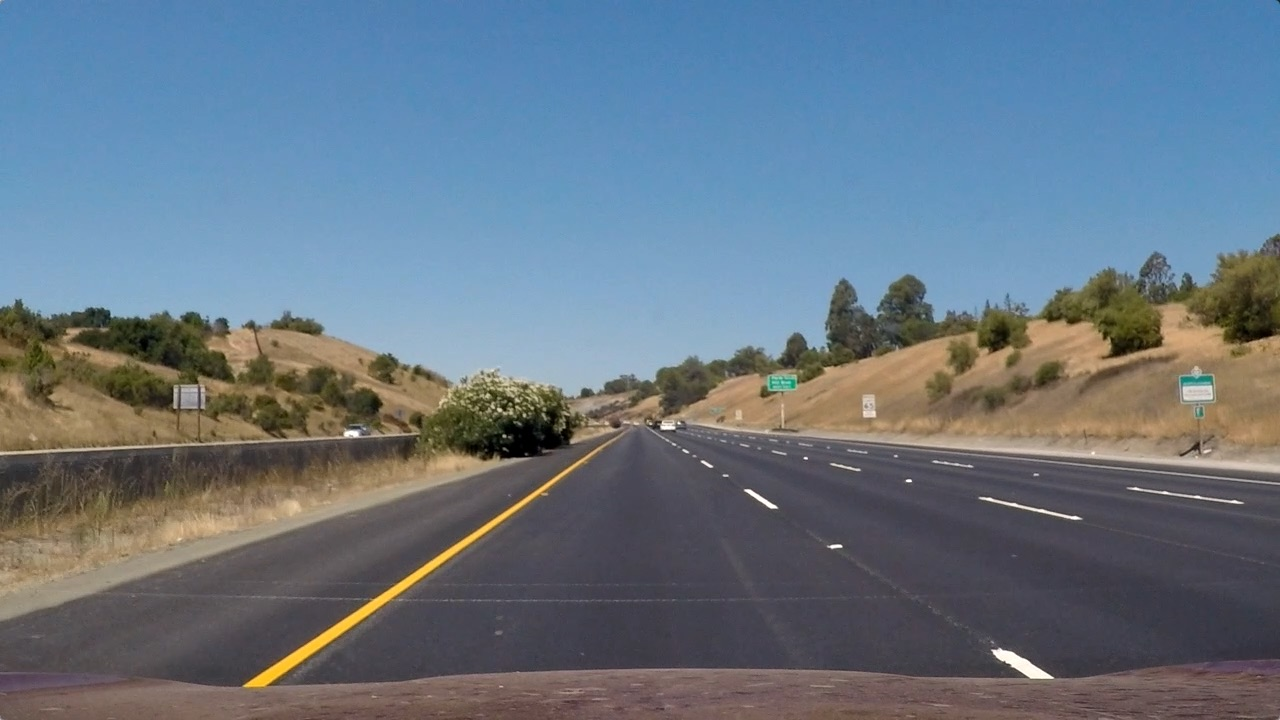
#> input picture test_images/straight_lines1.jpg, 1280 x 720 px; its folder holds only this picture in this run
$ python -i Thresholded_Binary_img.py   (imports and definitions only)
#> lines starting #> are read from the running program, lines starting #| are printed output that depends on the picture; after the words box and inside, x2 and y2 are one past the last pixel; in counts of white or black regions, pixels touching at a corner belong together
import cv2
import numpy as np
import utility_functions as uf


def binary_threshold(img, low, high):
    if len(img.shape) == 2:
        output = np.zeros_like(img)
        mask = (img >= low) & (img <= high)

    elif len(img.shape) == 3:
        output = np.zeros_like(img[:,:,0])
        mask = (img[:,:,0] >= low[0]) & (img[:,:,0] <= high[0]) \
            & (img[:,:,1] >= low[1]) & (img[:,:,1] <= high[1]) \
            & (img[:,:,2] >= low[2]) & (img[:,:,2] <= high[2])

    output[mask] = 1
    return output

def get_binary_image(img, visualise=False):
    """
    Generate a thresholded binary image using transforms from an ensemble of color spaces:
    LAB (Yellow), HSV (Yellow + White), HLS (Yellow + White), RGB (White) and
    Adaptive Thresholding ()
    :param img (ndarray): Warped image
    :param visualise (boolean): Boolean flag for visualisation
    :return (ndarray): Thresholded binary image
    """
#> called with visualise = False

    ### LAB color space
    lab = cv2.cvtColor(img, cv2.COLOR_RGB2LAB)
#> lab: shape (720, 1280, 3); mean of channels 0, 1, 2 124.5, 127.9, 119.8
    L = lab[:,:,0]
    L_max, L_mean = np.max(L), np.mean(L)
#> L_max = 255; L_mean = 124.5
    B = lab[:,:,2]
    B_max, B_mean = np.max(B), np.mean(B)
#> B_max = 209; B_mean = 119.8

    # YELLOW
    L_adapt_yellow = max(80, int(L_max * 0.45))
#> L_adapt_yellow = 114
    B_adapt_yellow =  max(int(B_max * 0.70), int(B_mean * 1.2))
#> B_adapt_yellow = 146
    lab_low_yellow = np.array((L_adapt_yellow, 120, B_adapt_yellow))
#> lab_low_yellow = [114, 120, 146]
    lab_high_yellow = np.array((255, 145, 255))

    lab_yellow = binary_threshold(lab, lab_low_yellow, lab_high_yellow)
    lab_binary =lab_yellow

    ### HSV color space
    hsv = cv2.cvtColor(img, cv2.COLOR_RGB2HSV)
#> hsv: shape (720, 1280, 3); mean H, S, V 85.5, 85, 143.4
    H = hsv[:,:,0]
    H_max, H_mean = np.max(H), np.mean(H)
#> H_max = 179; H_mean = 85.53
    S = hsv[:,:,1]
    S_max, S_mean = np.max(S), np.mean(S)
#> S_max = 255; S_mean = 84.96
    V = hsv[:,:,2]
    V_max, V_mean = np.max(V), np.mean(V)
#> V_max = 255; V_mean = 143.4

    # YELLOW
    S_adapt_yellow =  max(int(S_max * 0.25), int(S_mean * 1.75))
#> S_adapt_yellow = 148
    V_adapt_yellow =  max(50, int(V_mean * 1.25))
#> V_adapt_yellow = 179
    hsv_low_yellow = np.array((15, S_adapt_yellow, V_adapt_yellow))
#> hsv_low_yellow = [15, 148, 179]

    hsv_high_yellow = np.array((30, 255, 255))
    hsv_yellow = binary_threshold(hsv, hsv_low_yellow, hsv_high_yellow)

    # WHITE
    V_adapt_white = max(150, int(V_max * 0.8),int(V_mean * 1.25))
#> V_adapt_white = 204
    hsv_low_white = np.array((0, 0, V_adapt_white))
#> hsv_low_white = [0, 0, 204]
    hsv_high_white = np.array((255, 40, 220))

    hsv_white = binary_threshold(hsv, hsv_low_white, hsv_high_white)

    hsv_binary = hsv_yellow | hsv_white
#> hsv_binary: shape (720, 1280); values 0 (black) and 1 (white), 0.45% white; 192 white regions (184 under 20 px), largest, box (x1, y1, x2, y2) and area: (246, 508, 516, 688) 2717, (1138, 458, 1280, 471) 467, (975, 448, 1115, 458) 285

    ### HLS color space
    hls = cv2.cvtColor(img, cv2.COLOR_RGB2HLS)
#> hls: shape (720, 1280, 3); mean of channels 0, 1, 2 85.5, 117, 67
    L = hls[:,:,1]
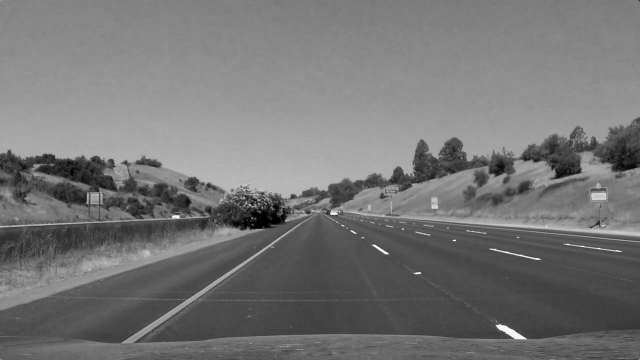
#> L: shape (720, 1280) (shown at 1/2 size); min 0, max 254, mean 117
    L_max, L_mean = np.max(L), np.mean(L)
#> L_max = 254; L_mean = 117
    S = hls[:,:,2]
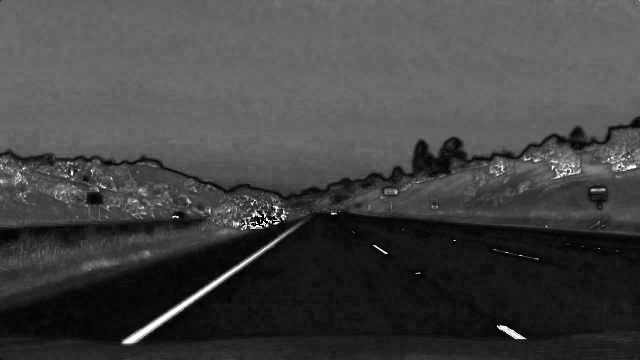
#> S: shape (720, 1280) (shown at 1/2 size); min 0, max 255, mean 67
    S_max, S_mean = np.max(S), np.mean(S)
#> S_mean = 67.01

    # YELLOW
    L_adapt_yellow = max(80, int(L_mean * 1.25))
#> L_adapt_yellow = 146
    S_adapt_yellow = max(int(S_max * 0.25), int(S_mean * 1.75))
#> S_adapt_yellow = 117
    hls_low_yellow = np.array((15, L_adapt_yellow, S_adapt_yellow))
#> hls_low_yellow = [15, 146, 117]
    hls_high_yellow = np.array((30, 255, 255))

    hls_yellow = binary_threshold(hls, hls_low_yellow, hls_high_yellow)

    # WHITE
    L_adapt_white =  max(160, int(L_max *0.8),int(L_mean * 1.25))
#> L_adapt_white = 203
    hls_low_white = np.array((0, L_adapt_white,  0))
#> hls_low_white = [0, 203, 0]
    hls_high_white = np.array((255, 255, 255))

    hls_white = binary_threshold(hls, hls_low_white, hls_high_white)

    hls_binary = hls_yellow | hls_white
#> hls_binary: shape (720, 1280); values 0 (black) and 1 (white), 0.54% white; 85 white regions (69 under 20 px), largest, box (x1, y1, x2, y2) and area: (244, 454, 591, 687) 2668, (992, 649, 1053, 679) 637, (1166, 332, 1206, 346) 381

    ### R color channel (WHITE)
    R = img[:,:,0]
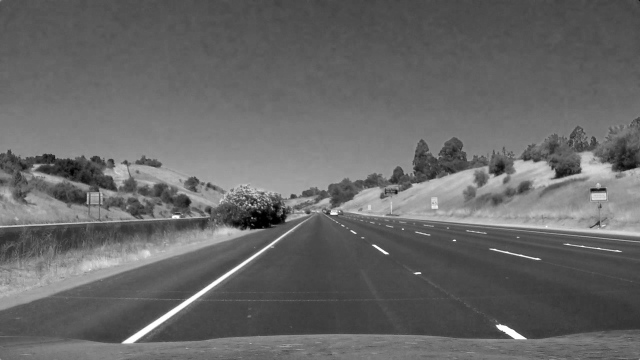
#> R: shape (720, 1280) (shown at 1/2 size); min 0, max 255, mean 103.2
    R_max, R_mean = np.max(R), np.mean(R)
#> R_max = 255; R_mean = 103.2

    R_low_white = min(max(150, int(R_max * 0.55), int(R_mean * 1.95)),230)
#> R_low_white = 201
    R_binary = binary_threshold(R, R_low_white, 255)

    ### Adaptive thresholding: Gaussian kernel
    # YELLOW

    adapt_yellow_S = cv2.adaptiveThreshold(hls[:,:,2], 1, \
                                                  cv2.ADAPTIVE_THRESH_GAUSSIAN_C, cv2.THRESH_BINARY, 161, -5)
#> adapt_yellow_S: shape (720, 1280); values 0 (black) and 1 (white), 15.2% white; 2025 white regions (1722 under 20 px), largest, box (x1, y1, x2, y2) and area: (621, 340, 1280, 472) 23286, (564, 195, 1280, 380) 23238, (0, 403, 495, 597) 14207
    adapt_yellow_B = cv2.adaptiveThreshold(lab[:,:,2], 1, \
                                                  cv2.ADAPTIVE_THRESH_GAUSSIAN_C, cv2.THRESH_BINARY, 161, -5)
#> adapt_yellow_B: shape (720, 1280); values 0 (black) and 1 (white), 8.1% white; 296 white regions (242 under 20 px), largest, box (x1, y1, x2, y2) and area: (0, 304, 1280, 444) 33709, (853, 253, 1280, 390) 12262, (140, 444, 503, 548) 6014
    adapt_yellow = adapt_yellow_S & adapt_yellow_B
#> adapt_yellow: shape (720, 1280); values 0 (black) and 1 (white), 5% white; 528 white regions (404 under 20 px), largest, box (x1, y1, x2, y2) and area: (624, 377, 1280, 444) 12665, (242, 439, 611, 691) 5786, (140, 452, 495, 548) 5357

    # WHITE
    adapt_white_R = cv2.adaptiveThreshold(img[:,:,0], 1, \
                                                  cv2.ADAPTIVE_THRESH_GAUSSIAN_C, cv2.THRESH_BINARY, 161, -27)
#> adapt_white_R: shape (720, 1280); values 0 (black) and 1 (white), 6.9% white; 776 white regions (656 under 20 px), largest, box (x1, y1, x2, y2) and area: (622, 332, 1280, 473) 13040, (158, 449, 535, 558) 7625, (1021, 303, 1237, 377) 5342
    adapt_white_L = cv2.adaptiveThreshold(hsv[:,:,2], 1, \
                                                  cv2.ADAPTIVE_THRESH_GAUSSIAN_C, cv2.THRESH_BINARY, 161, -27)
#> adapt_white_L: shape (720, 1280); values 0 (black) and 1 (white), 7.7% white; 687 white regions (571 under 20 px), largest, box (x1, y1, x2, y2) and area: (660, 374, 1280, 473) 7990, (158, 449, 535, 558) 7618, (494, 285, 831, 398) 5238
    adapt_white = adapt_white_R & adapt_white_L
#> adapt_white: shape (720, 1280); values 0 (black) and 1 (white), 6.3% white; 755 white regions (630 under 20 px), largest, box (x1, y1, x2, y2) and area: (660, 374, 1280, 473) 7990, (158, 449, 535, 558) 7618, (1021, 304, 1237, 377) 5104


    adapt_binary =  adapt_yellow | adapt_white
#> adapt_binary: shape (720, 1280); values 0 (black) and 1 (white), 9.4% white; 886 white regions (738 under 20 px), largest, box (x1, y1, x2, y2) and area: (620, 374, 1280, 473) 18709, (136, 449, 535, 558) 9426, (0, 395, 420, 455) 8519

    ### Ensemble Voting
    combined = np.asarray(R_binary + lab_binary + hls_binary + hsv_binary + adapt_binary, dtype=np.uint8)

    combined[combined < 3] = 0
    combined[combined >= 3] = 1
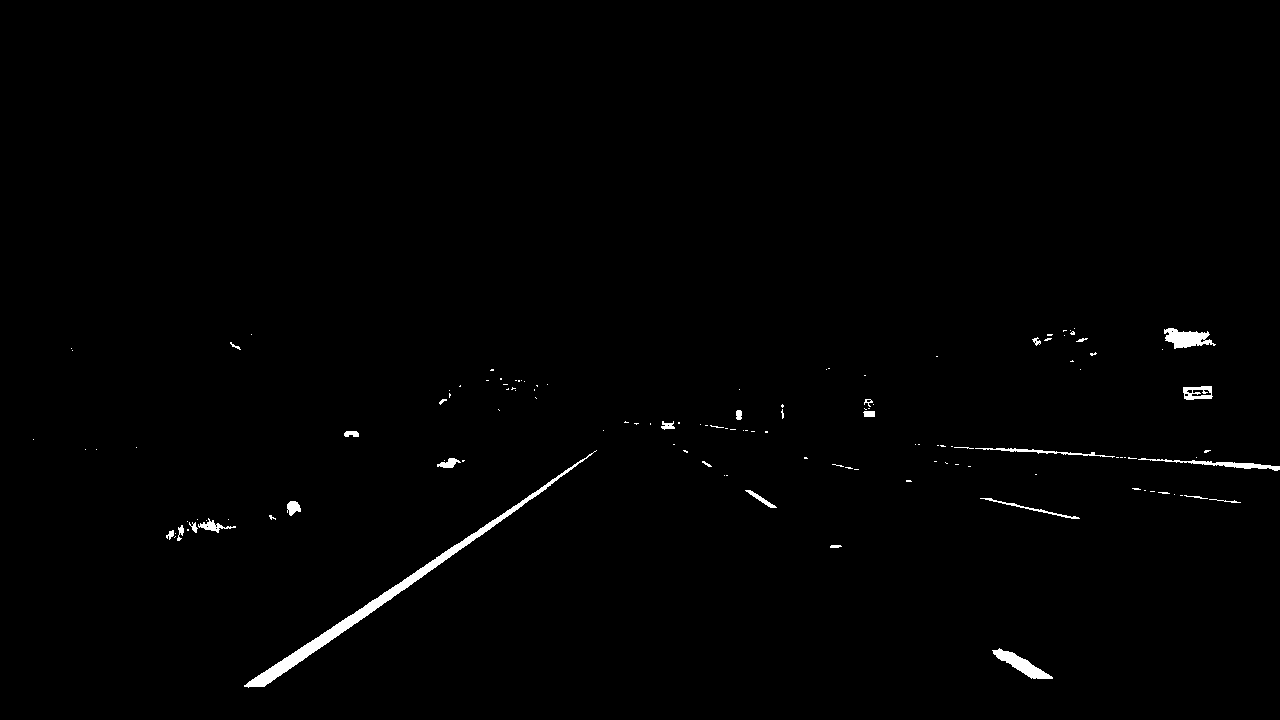
#> combined: shape (720, 1280); values 0 (black) and 1 (white), 0.81% white; 130 white regions (102 under 20 px), largest, box (x1, y1, x2, y2) and area: (244, 450, 597, 688) 3152, (992, 648, 1053, 679) 653, (1164, 328, 1216, 349) 637

    if visualise:
        uf.plot_images([
            (img, 'Original'),
            (R_binary, 'R'),
            (hls_binary, 'HLS'),
            (hsv_binary, 'HSV'),
            (lab_binary, 'LAB'),
            (adapt_binary, 'Adaptive Thresh'),
            (combined, 'Combined'),
#             (hls_white, 'hls_white'),
#             (hls_yellow, 'hls yellow'),
#             (lab_white, 'lab white'),
#             (lab_yellow, 'lab yello'),
        ], figsize=(32, 42))

    return  combined

>>> import cv2
>>> picture = cv2.cvtColor(cv2.imread('test_images/straight_lines1.jpg'), cv2.COLOR_BGR2RGB)
>>> result = get_binary_image(picture)

$ run again, on test_images/straight_lines2.jpg
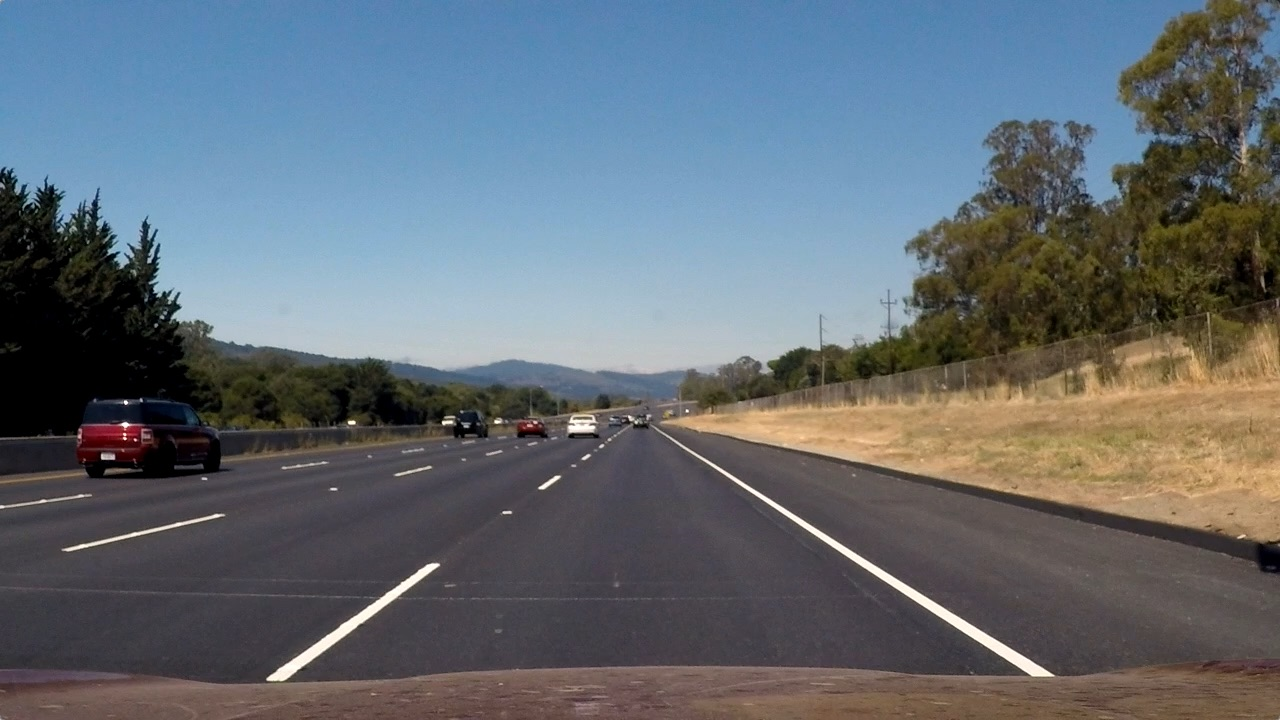
#> input picture test_images/straight_lines2.jpg, 1280 x 720 px
#> lab: shape (720, 1280, 3); mean of channels 0, 1, 2 113.8, 128.2, 123.7
#> in get_binary_image, `L_max, L_mean = np.max(L), np.mean(L)`: L_max = 255; L_mean = 113.8
#> B_max = 167; B_mean = 123.7
#> in get_binary_image, `L_adapt_yellow = max(80, int(L_max * 0.45))`: L_adapt_yellow = 114
#> B_adapt_yellow = 148
#> lab_low_yellow = [114, 120, 148]
#> hsv: shape (720, 1280, 3); mean H, S, V 81.6, 75.9, 127.4
#> H_max = 179; H_mean = 81.61
#> in get_binary_image, `S_max, S_mean = np.max(S), np.mean(S)`: S_max = 255; S_mean = 75.87
#> V_max = 255; V_mean = 127.4
#> in get_binary_image, `S_adapt_yellow =  max(int(S_max * 0.25), int(S_mean * 1.75))`: S_adapt_yellow = 132
#> V_adapt_yellow = 159
#> hsv_low_yellow = [15, 132, 159]
#> in binary_threshold (call 2), `mask = (img[:,:,0] >= low[0]) & (img[:,:,0] <= high[0]) \ & (img[:,:,1..`:
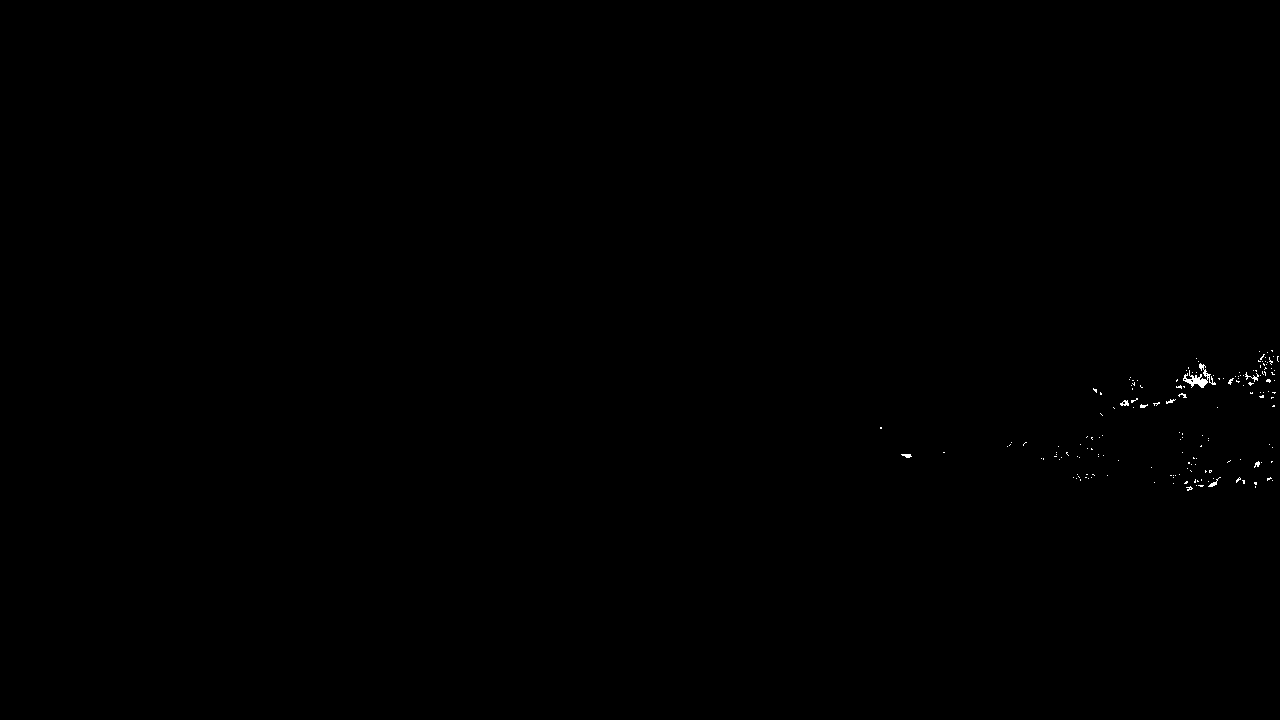
#> mask: shape (720, 1280) bool; 0.11% white in thin lines or dots, all inside (x1, y1, x2, y2) = (880, 350, 1279, 491)
#> V_adapt_white = 204
#> hsv_low_white = [0, 0, 204]
#> hsv_binary: shape (720, 1280); values 0 (black) and 1 (white), 1% white; 667 white regions (653 under 20 px), largest, box (x1, y1, x2, y2) and area: (206, 312, 471, 351) 5216, (470, 310, 656, 346) 2401, (1183, 363, 1216, 388) 273
#> hls: shape (720, 1280, 3); mean of channels 0, 1, 2 81.7, 107, 62.5
#> in get_binary_image, `L_max, L_mean = np.max(L), np.mean(L)`: L_max = 254; L_mean = 107
#> in get_binary_image, `S_max, S_mean = np.max(S), np.mean(S)`: S_mean = 62.46
#> in get_binary_image, `L_adapt_yellow = max(80, int(L_mean * 1.25))`: L_adapt_yellow = 133
#> in get_binary_image, `S_adapt_yellow = max(int(S_max * 0.25), int(S_mean * 1.75))`: S_adapt_yellow = 109
#> hls_low_yellow = [15, 133, 109]
#> L_adapt_white = 203
#> hls_low_white = [0, 203, 0]
#> hls_binary: shape (720, 1280); values 0 (black) and 1 (white), 1.8% white; 191 white regions (161 under 20 px), largest, box (x1, y1, x2, y2) and area: (681, 407, 912, 459) 4652, (670, 438, 1054, 676) 2948, (1159, 447, 1280, 501) 2660
#> R_max = 255; R_mean = 99.35
#> R_low_white = 193
#> adapt_yellow_S: shape (720, 1280); values 0 (black) and 1 (white), 17.8% white; 4014 white regions (3573 under 20 px), largest, box (x1, y1, x2, y2) and area: (662, 386, 1280, 537) 21034, (849, 0, 1203, 298) 17855, (1073, 138, 1280, 336) 9933
#> adapt_yellow_B: shape (720, 1280); values 0 (black) and 1 (white), 7.2% white; 420 white regions (326 under 20 px), largest, box (x1, y1, x2, y2) and area: (661, 379, 982, 483) 8714, (1118, 0, 1267, 129) 7090, (386, 376, 640, 435) 4621
#> adapt_yellow: shape (720, 1280); values 0 (black) and 1 (white), 4.6% white; 628 white regions (530 under 20 px), largest, box (x1, y1, x2, y2) and area: (662, 386, 982, 483) 7972, (825, 313, 955, 378) 2256, (1141, 59, 1254, 125) 2027
#> adapt_white_R: shape (720, 1280); values 0 (black) and 1 (white), 6.8% white; 1199 white regions (1029 under 20 px), largest, box (x1, y1, x2, y2) and area: (660, 393, 1280, 541) 13380, (149, 249, 820, 374) 12978, (651, 425, 1056, 678) 3552
#> adapt_white_L: shape (720, 1280); values 0 (black) and 1 (white), 7.4% white; 1059 white regions (910 under 20 px), largest, box (x1, y1, x2, y2) and area: (660, 393, 1280, 541) 13334, (148, 230, 613, 371) 8545, (1073, 106, 1192, 206) 3742
#> adapt_white: shape (720, 1280); values 0 (black) and 1 (white), 6.3% white; 1098 white regions (943 under 20 px), largest, box (x1, y1, x2, y2) and area: (660, 393, 1280, 541) 13334, (149, 249, 613, 371) 7819, (651, 425, 1056, 678) 3543
#> adapt_binary: shape (720, 1280); values 0 (black) and 1 (white), 9.4% white; 1368 white regions (1182 under 20 px), largest, box (x1, y1, x2, y2) and area: (660, 386, 1280, 542) 15573, (149, 249, 613, 371) 7819, (324, 666, 992, 695) 3789
#> in get_binary_image, `combined[combined >= 3] = 1`:
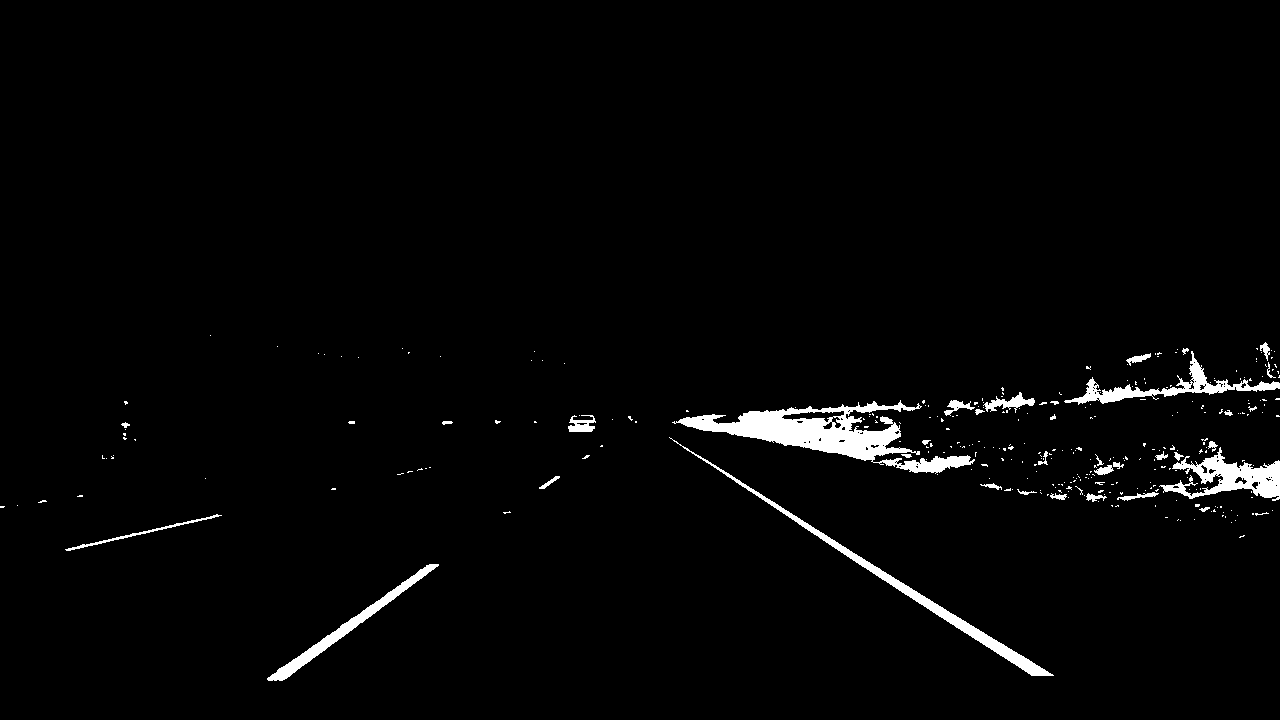
#> combined: shape (720, 1280); values 0 (black) and 1 (white), 2.2% white; 314 white regions (277 under 20 px), largest, box (x1, y1, x2, y2) and area: (672, 400, 975, 474) 7026, (669, 437, 1054, 676) 2994, (1159, 447, 1280, 501) 2654
